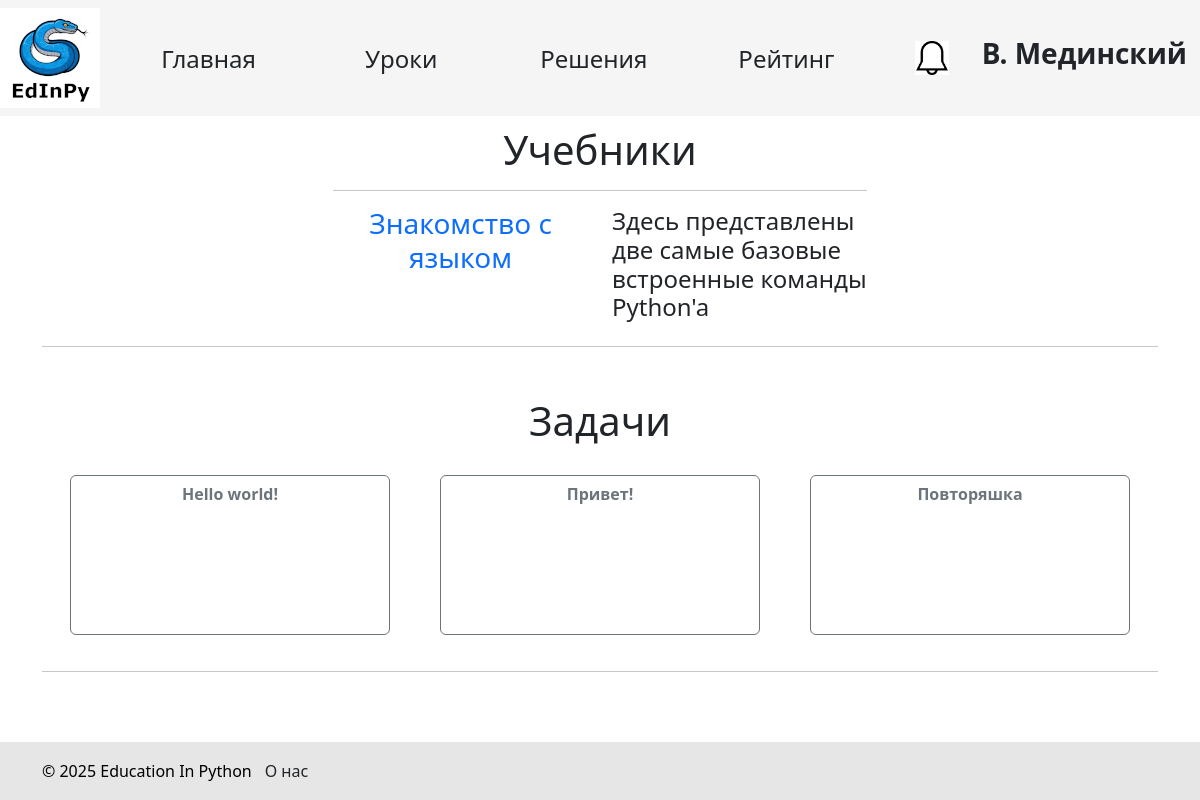
/lessons/1/tasks (signed in), run on the app's committed database.
### data/teachers.py (models this page shows, shortened)
class Teacher(SqlAlchemyBase, UserMixin):
    __tablename__ = 'teachers'
    id = sqlalchemy.Column(sqlalchemy.Integer, primary_key=True, autoincrement=True)
    name = sqlalchemy.Column(sqlalchemy.String, nullable=True)
    surname = sqlalchemy.Column(sqlalchemy.String, nullable=True)
    age = sqlalchemy.Column(sqlalchemy.Integer, nullable=True)
    email = sqlalchemy.Column(sqlalchemy.String, index=True, unique=True, nullable=False)
    students = sqlalchemy.Column(sqlalchemy.String, index=True, unique=True, nullable=False)
    hashed_password = sqlalchemy.Column(sqlalchemy.String, nullable=False)
    image_name = sqlalchemy.Column(sqlalchemy.Text, nullable=True, unique=True)
    student = orm.relationship("Student")
    def has_notifications(self):
        with create_session() as db_sess:
            result = db_sess.query(TeacherNotification).filter(TeacherNotification.teacher_id == current_user.id,
                                                               TeacherNotification.is_read == False).first()
            return result is not None

### data/lesson_books.py (models this page shows)
class LessonBook(SqlAlchemyBase):
    __tablename__ = 'lesson_books'
    id = sqlalchemy.Column(sqlalchemy.Integer, primary_key=True, autoincrement=True)
    title = sqlalchemy.Column(sqlalchemy.String)
    description = sqlalchemy.Column(sqlalchemy.String)
    lesson_id = sqlalchemy.Column(sqlalchemy.Integer, sqlalchemy.ForeignKey("lessons.id"), nullable=False)
    paragraphs = orm.relationship('LessonBookParagraph', backref='lesson_books', passive_deletes=True)

### data/tasks.py (models this page shows)
class Task(SqlAlchemyBase, SerializerMixin):
    __tablename__ = 'tasks'
    id = sqlalchemy.Column(sqlalchemy.Integer, primary_key=True, autoincrement=True)
    title = sqlalchemy.Column(sqlalchemy.String)
    condition = sqlalchemy.Column(sqlalchemy.String)
    examples = sqlalchemy.Column(sqlalchemy.String, nullable=True)
    less_id = sqlalchemy.Column(sqlalchemy.Integer, sqlalchemy.ForeignKey('lessons.id'))
    lesson = orm.relationship("Lesson", back_populates='task')
    solution = orm.relationship('Solution', back_populates='task')

### main.py (the view)
@app.route("/lessons/<int:lesson_id>/tasks")
def show_lesson(lesson_id):
    with db_session.create_session() as db_sess:
        lesson = db_sess.query(Lesson).filter(Lesson.id == lesson_id).first()  # получение урока
        tasks = db_sess.query(Task).filter(Task.less_id == lesson_id).all()  # получение задач
        return render_template(f'lesson.html', lesson=lesson, tasks=tasks)  # отображение урока и его задач

### data/db_session.py (called while the page is built)
def create_session() -> Session:
    global __factory
    return __factory()

### main.py (called while the page is built)
@login_manager.user_loader
def load_user(id):
    try:
        id, cl = id.split("|")
        if cl not in USER_CLASSES:
            raise Exception
        with db_session.create_session() as db_sess:
            return Session.get(entity=USER_CLASSES[cl], ident=id, self=db_sess)  # создание сессии
    except Exception:
        return None

### templates/lesson.html (shortened to what this page needs)
{% extends "base.html" %} {% block content %}
<link rel="stylesheet" href="../../static/css/style.css" />
<link rel="stylesheet" href="../../static/css/base.css" />
<link rel="stylesheet" href="../../static/css/lesson.css" />
<form action="">
  {% if lesson.books %}
  <h1>Учебники</h1>
  <div class="container w-50">
    <hr />
    <div class="books">
      {% for book in lesson.books %}
      <div class="row">
        <div class="col text-center">
          <a href="/books/{{ book.id }}" class="book_title"
            ><h3>{{ book.title }}</h3></a
          >
          <br />
          </div>
          <div class="col text-left">
            <h4>{{ book.description }}</h4>
          </div>
        </div>
      </div>
    </div>
    <hr />
    {% endfor %}
  {% endif %}
  <br />
  <h1>Задачи</h1>
  <div class="tasks">
    {% for task in tasks %}
    <div class="task">
      <a
        href="/lessons/{{ lesson.id }}/tasks/{{ task.id }}"
        type="button"
        class="btn btn-outline-secondary task"
        >{{ task.title }}</a
      >
    </div>
    {% endfor %}
  </div>
  <hr />
</form>
{% endblock %}

### templates/base.html (shortened to what this page needs)
<!DOCTYPE html>
<html lang="ru">
  <head>
    <link
      href="https://cdn.jsdelivr.net/npm/bootstrap@5.3.3/dist/css/bootstrap.min.css"
      rel="stylesheet"
    />
    <link rel="stylesheet" href="../static/css/style.css" />
    <link rel="stylesheet" href="../static/css/base.css" />
  </head>
  <body>
    <header>
      <nav class="navbar navbar-light">
        <div class="logo">
          <a href="/">
            <img src="{{url_for('static', filename='edinpy.png')}}" />
          </a>
        </div>
        <div class="nav_buttons">
          <a href="/" type="button" class="btn main_page">Главная</a>
          <a href="/lessons" type="button" class="btn lessons">Уроки</a>
          {% if current_user.is_authenticated and
          current_user.__class__.__name__ == 'Teacher' %}
          <a href="/check_solutions" type="button" class="btn solutions"
            >Решения</a
          >
          {% endif %}
          <a href="/rating" type="button" class="btn rating">Рейтинг</a>
        </div>
        <div class="account">
          {% if current_user.is_authenticated %}
          <div class="notifications">
            {% if current_user.__class__.__name__ in ['Student', 'Teacher'] and
            current_user.has_notifications() %}
            <a href="/notifications">
              <img src="{{ url_for('static', filename='bell_black.png') }}" />
            </a>
            {% else %}
            <a href="/notifications"
              ><img src="{{ url_for('static', filename='bell_white.png') }}"
            /></a>
            {% endif %}
          </div>
          <div class="profile_user">
            <a href="/profile" class="btn"
              ><h3>
                <b>{{ current_user.name[0] }}. {{ current_user.surname }}</b>
              </h3></a
            >
          </div>
          {% endif %}
        </div>
      </nav>
    </header>
    <main role="main" class="container">{% block content %}{% endblock %}</main>
    <br /><br /><br /><br />
    <div id="footer">
      <div class="container ms-auto">
        <p>&copy; 2025 Education In Python</p>
        <a href="/about_us" class="btn about_us">О нас</a>
      </div>
    </div>
  </body>
</html>

### static/css/style.css (style rules this page uses)
h1 { text-align: center; margin: 10px auto; }

### static/css/base.css (style rules this page uses)
nav { background-color: rgb(245, 245, 245); }
.logo { align-self: flex-start; background-color: rgb(245, 245, 245); }
div.nav_buttons { flex-grow: 1; display: flex; justify-content: space-evenly; flex-wrap: wrap; }
nav>div.nav_buttons a.main_page, nav>div.nav_buttons a.lessons, nav>div.nav_buttons a.solutions, nav>div.nav_buttons a.rating { width: 7em; height: 2em; font-size: 150%; }
div.notifications { width: 33.75px; align-self: center; margin: 0 20px; }
div.notifications img { width: 100%; background-color: rgb(245, 245, 245); }
.account { display: flex; justify-content: end; }
#footer { position: fixed; left: 0; bottom: 0; padding: 10px; background: rgb(230, 230, 230); color: black; width: 100%; }
#footer .container { display: flex; flex-direction: row; justify-content: start; }
#footer .container p { margin: 0; align-self: center; }

### static/css/lesson.css (style rules this page uses)
div.tasks { display: flex; justify-content: center; flex-direction: row; flex-wrap: wrap; }
div.task { display: flex; align-items: start; justify-content: center; flex-direction: column; margin: 20px 25px; }
a.task { width: 20em; height: 10em; font-weight: bold; }
a.book_title { text-decoration: none; }

### data on the page
Teacher: name "В", surname "Мединский"
LessonBook: title "Знакомство с языком", description "Здесь представлены две самые базовые встроенные команды Python'a"
Task: title "Hello world!"
Task: title "Привет!"
Task: title "Повторяшка"
